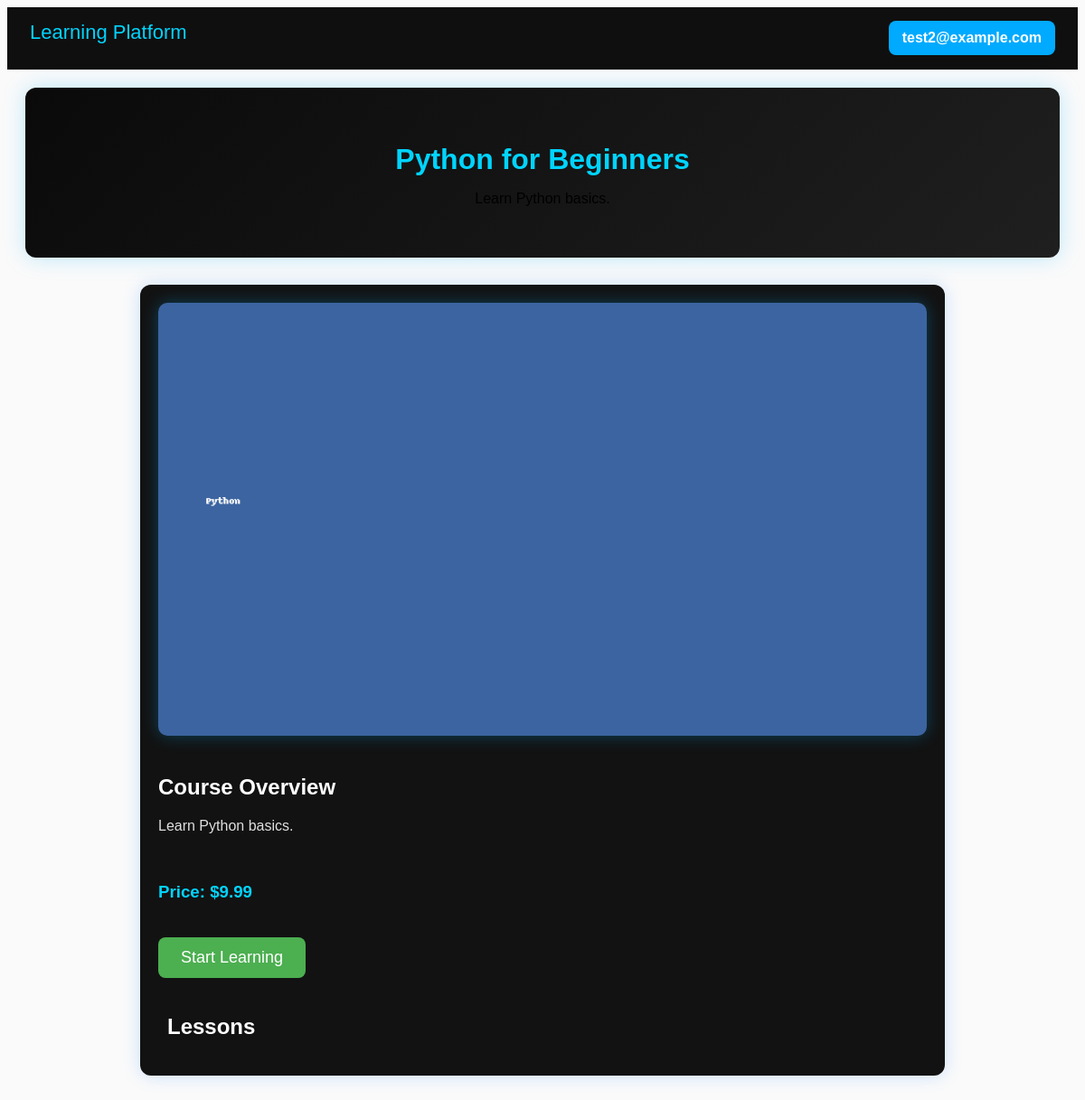
The page /course/1 (signed in) on the database its author committed.
### app/models.py (models this page shows)
class User(Base):
    __tablename__ = 'users'
    id = Column(Integer, primary_key=True, index=True)
    email = Column(String(256), unique=True, index=True, nullable=False)
    first_name = Column(String(100), nullable=True)
    last_name = Column(String(100), nullable=True)
    hashed_password = Column(String(256), nullable=False)
    is_active = Column(Boolean, default=True)
    created_at = Column(DateTime(timezone=True), server_default=func.now(), default=datetime.utcnow)
    purchases = relationship('Purchase', back_populates='user')

class Course(Base):
    __tablename__ = 'courses'
    id = Column(Integer, primary_key=True, index=True)
    title = Column(String(200), nullable=False)
    description = Column(Text)
    thumbnail_path = Column(String(512))
    price_cents = Column(Integer, default=0)
    is_published = Column(Boolean, default=True)
    purchases = relationship('Purchase', back_populates='course')
    lessons = relationship("Lesson", back_populates="course", cascade="all, delete")

### app/routes/ui.py (the view)
@router.get("/course/{course_id}", response_class=HTMLResponse)
async def course_detail(
    request: Request,
    course_id: int,
    db: AsyncSession = Depends(get_db),
    current_user=Depends(get_current_user)
):
    result = await db.execute(select(Course).where(Course.id == course_id))
    course = result.scalar_one_or_none()
    if not course:
        raise HTTPException(status_code=404, detail="Course not found")
    has_access = False
    if current_user:
        p = await db.execute(
            select(Purchase).where(
                Purchase.course_id == course_id,
                Purchase.user_id == current_user.id,
                Purchase.paid == True
            )
        )
        has_access = p.scalars().first() is not None
    return templates.TemplateResponse(
        "course_detail.html",
        {"request": request, "course": course, "has_access": has_access}
    )

### app/templates/course_detail.html (shortened to what this page needs)
{% extends "base.html" %}
{% block content %}
<div class="course-header">
    <h1>{{ course.title }}</h1>
    <p>{{ course.description }}</p>
</div>
<div class="course-container">
    <img class="course-thumbnail" src="{{ course.thumbnail_path }}" alt="Course Image">
    <h2 style="color:white;">Course Overview</h2>
    <p>{{ course.description }}</p>
    <br>
    <h3 style="color:#00d4ff;">Price: ${{ "%.2f"|format(course.price_cents / 100) }}</h3>
    {% if has_access %}
    <a href="/lessons/{{ course.id }}" class="buy-btn" style="background:#4CAF50;">
        Start Learning
    </a>
    {% else %}
    <a href="/payment/{{ course.id }}" class="buy-btn">
        Buy Now
    </a>
    {% endif %}
    {% if has_access %}
    <div id="lessons" class="lesson-list">
        <h2 style="color:white; margin-top:40px;">Lessons</h2>
    </div>
    {% endif %}
</div>
{% endblock %}

### app/templates/base.html (shortened to what this page needs)
<!DOCTYPE html>
<html>
<head>
    <link rel="stylesheet" href="/static/css/style.css">
</head>
<body>
    <div class="navbar">
        <div>
            <a href="/" style="color:#00d4ff; font-size:22px; text-decoration:none;">
                Learning Platform
            </a>
        </div>
        {% if request.state.user %}
        <div class="profile-menu">
            <div class="profile-btn" onclick="toggleProfile()">
                {% if request.state.user.first_name and request.state.user.last_name %}
                {{ request.state.user.first_name }} {{ request.state.user.last_name }}
                {% else %}
                {{ request.state.user.email }}
                {% endif %}
            </div>
        </div>
        {% else %}
        <div>
            <a href="/users/register" class="profile-btn" style="margin-right: 10px; background: #555;">Register</a>
            <a href="/login" class="profile-btn">Login</a>
        </div>
        {% endif %}
    </div>
    <div style="padding: 20px;">
        {% block content %}{% endblock %}
    </div>
</body>
</html>

### app/static/css/style.css (style rules this page uses)
body { font-family: Arial; background: #fafafa; }
h1, h2 { color: #333; }

### app/templates/base.html (style rules this page uses)
.navbar { display: flex; justify-content: space-between; padding: 15px 25px; background: #0f0f0f; border-bottom: 1px solid #1e1e1e; }
.navbar a { color: #00d4ff; margin-right: 20px; text-decoration: none; font-size: 18px; }
.profile-menu { position: relative; }
.profile-btn { cursor: pointer; padding: 10px 15px; background: #00aaff; color: white; border-radius: 8px; font-weight: bold; }

### app/templates/course_detail.html (style rules this page uses)
.course-header { background: linear-gradient(135deg, #0a0a0a, #1f1f1f); padding: 40px 20px; border-radius: 12px; box-shadow: 0 0 25px rgba(0, 183, 255, 0.25); margin-bottom: 30px; text-align: center; }
.course-header h1 { color: #00d4ff; margin-bottom: 10px; font-size: 32px; }
.course-container { background: #121212; padding: 20px; border-radius: 12px; color: #e0e0e0; max-width: 850px; margin: auto; box-shadow: 0 0 20px rgba(0, 119, 255, 0.2); }
.course-thumbnail { width: 100%; border-radius: 10px; margin-bottom: 20px; box-shadow: 0 0 18px rgba(0, 183, 255, 0.3); }
.buy-btn { display: inline-block; padding: 12px 25px; background: #00aaff; color: white; border-radius: 8px; text-decoration: none; font-size: 18px; margin-top: 20px; transition: 0.25s ease; }
.lesson-list { margin-top: 30px; padding-left: 10px; }

### rows shown on the page
User: state.user.email "test2@example.com"
Course: title "Python for Beginners", description "Learn Python basics.", thumbnail_path (picture), course.price_cents/100 "9.99"
